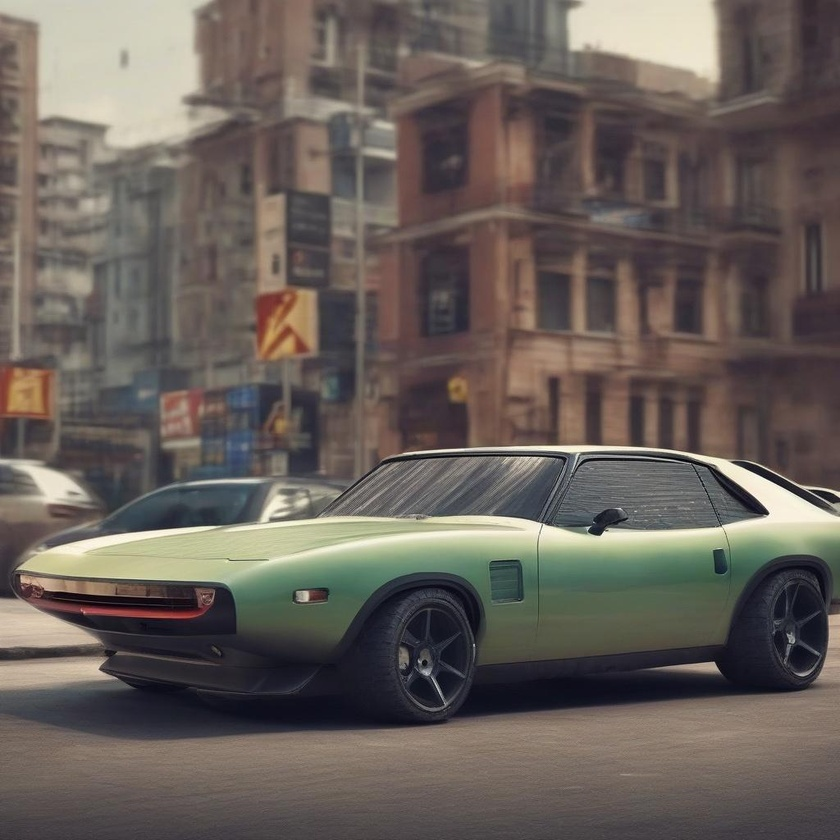
#> input picture i.jpg, 840 x 840 px, shrunk from 1024 x 1024 before the run
$ python -i magicword.py   (imports and definitions only)
#> lines starting #> are read from the running program, lines starting #| are printed output that depends on the picture
#> further down, picture is the input picture: PIL image 840x840 RGB; mean R, G, B 103.9, 95.7, 89.9
from huggingface_hub import InferenceClient
from datetime import datetime
from PIL import ImageEnhance, ImageFilter

models = [
"black-forest-labs/FLUX.1-schnell",

"stabilityai/stable-diffusion-xl-base-1.0",

"stable-diffusion-v1-5/stable-diffusion-v1-5",

"CompVis/stable-diffusion-v1-4"
]

api=""
# [1 line that did not run here, left out]
# [2 lines not run here, left out]

def post(image):
    image = ImageEnhance.Brightness(image).enhance(2.5)
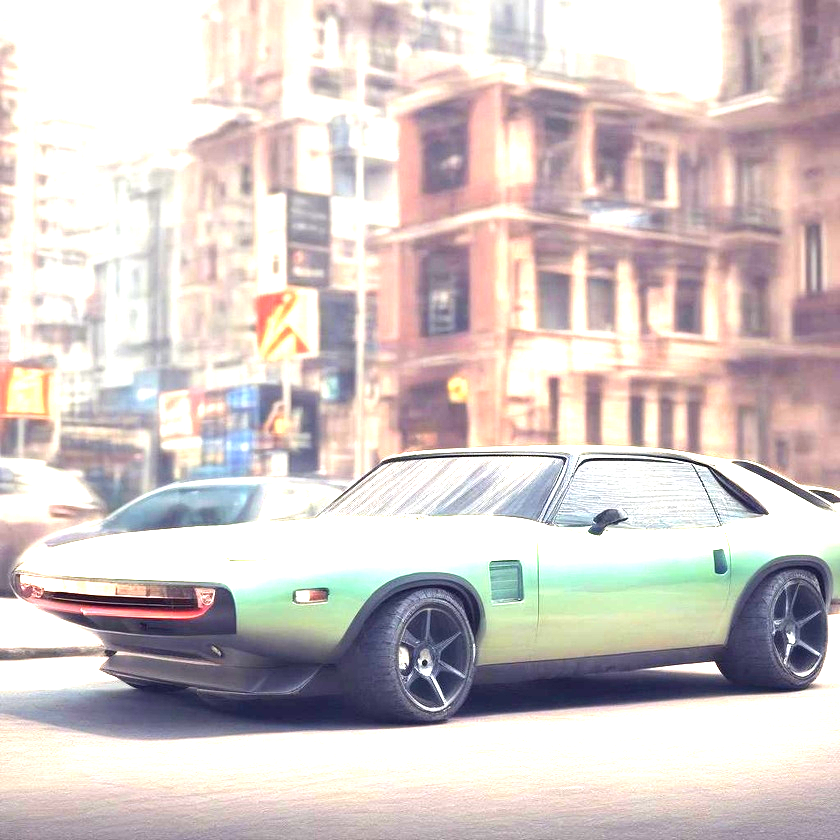
#> image: PIL image 840x840 RGB; mean R, G, B 211.8, 201.6, 200
    image = ImageEnhance.Contrast(image).enhance(1.7)
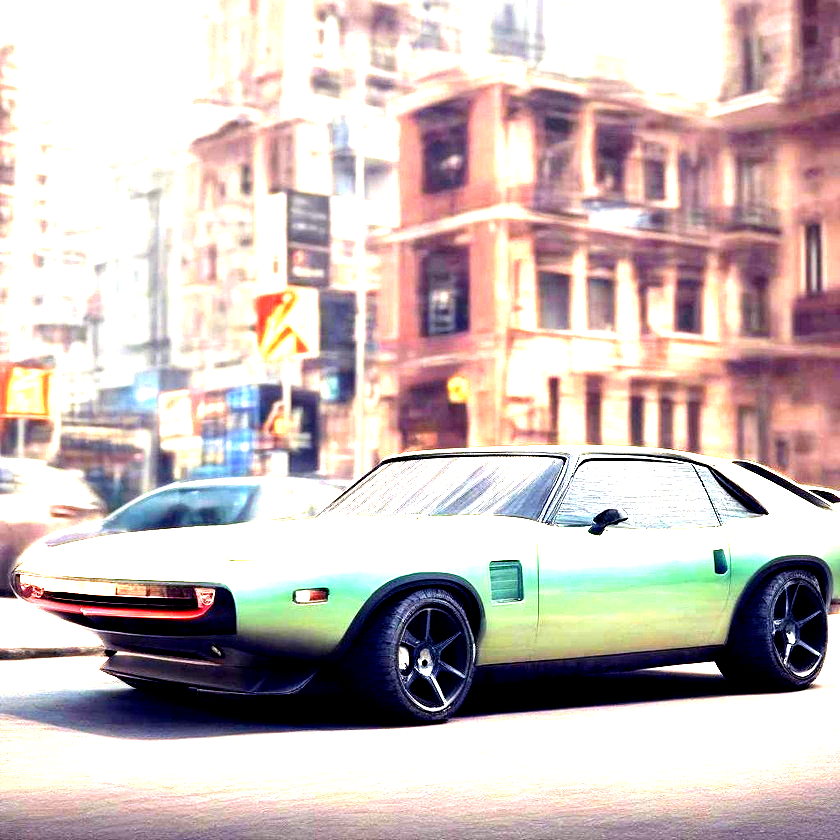
#> image: PIL image 840x840 RGB; mean R, G, B 202.5, 188.9, 186.9
    image = image.filter(ImageFilter.GaussianBlur(radius=2))
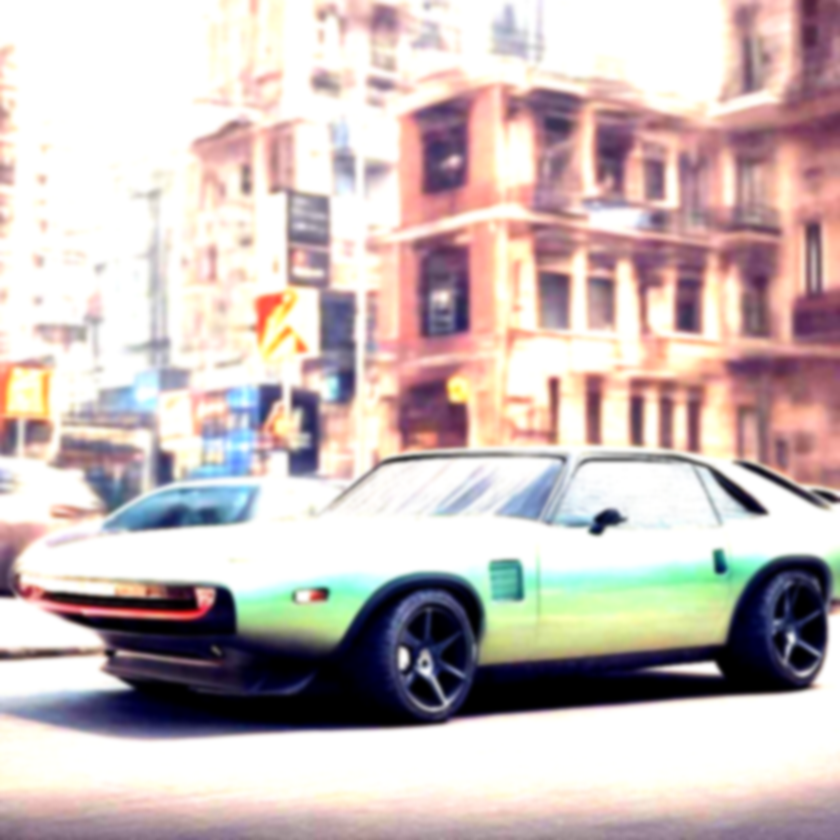
#> image: PIL image 840x840 RGB; mean R, G, B 202.5, 188.9, 186.9
    return image
# [30 lines not run here, left out]

>>> from PIL import Image
>>> picture = Image.open('i.jpg')
>>> result = post(picture)

$ run again, on m.jpeg
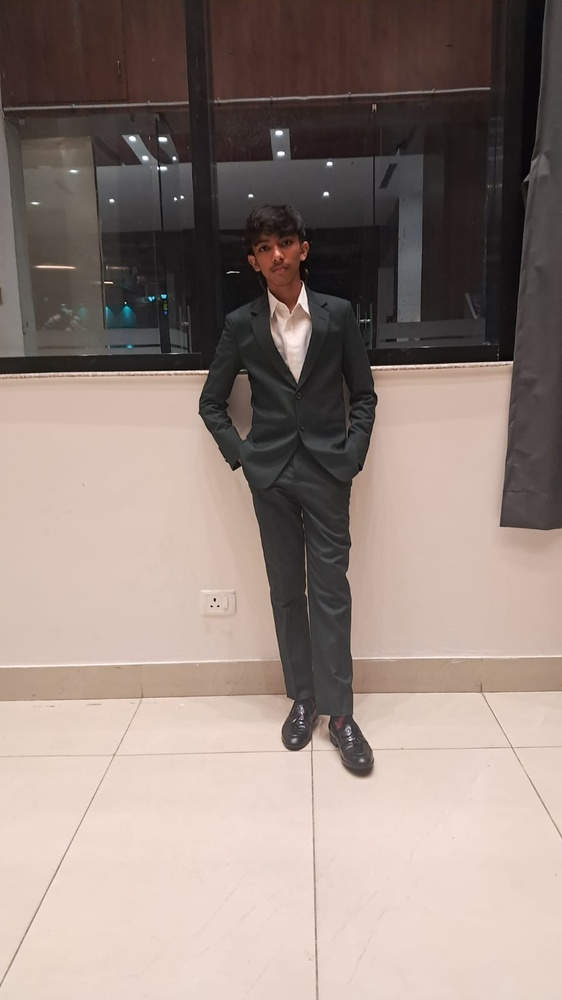
#> input picture m.jpeg, 562 x 1000 px, shrunk from 900 x 1600 before the run
#> picture is the input picture: PIL image 562x1000 RGB; mean R, G, B 148.3, 133, 125.8
#> in post, `image = ImageEnhance.Brightness(image).enhance(2.5)`:
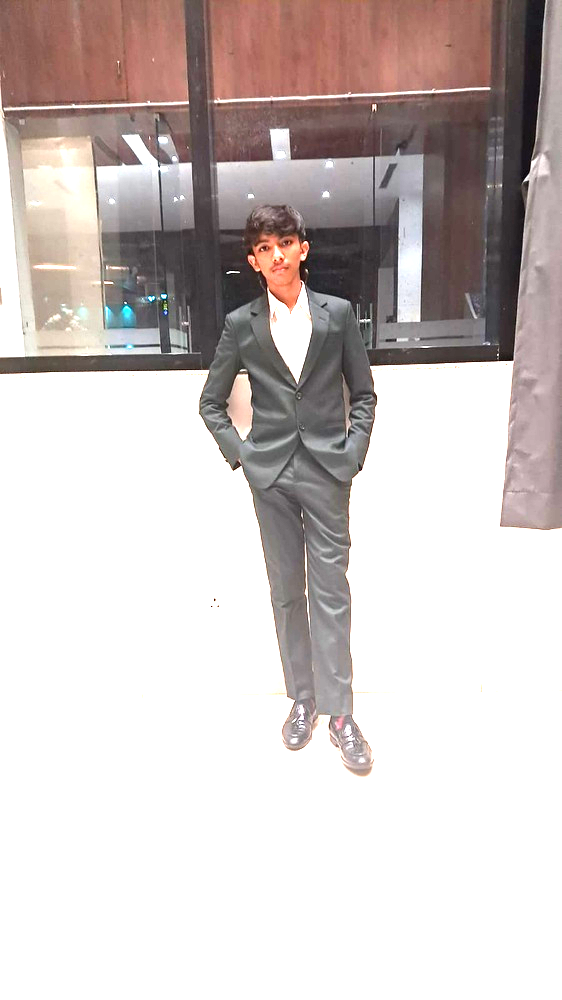
#> image: PIL image 562x1000 RGB; mean R, G, B 206.2, 197.2, 195.4
#> in post, `image = image.filter(ImageFilter.GaussianBlur(radius=2))`:
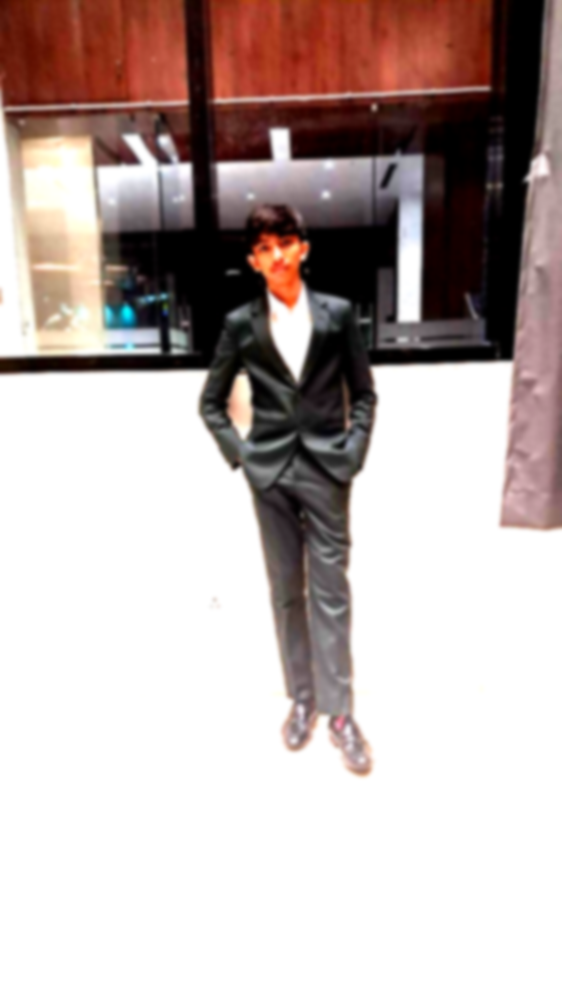
#> image: PIL image 562x1000 RGB; mean R, G, B 190.2, 176.7, 173.9
